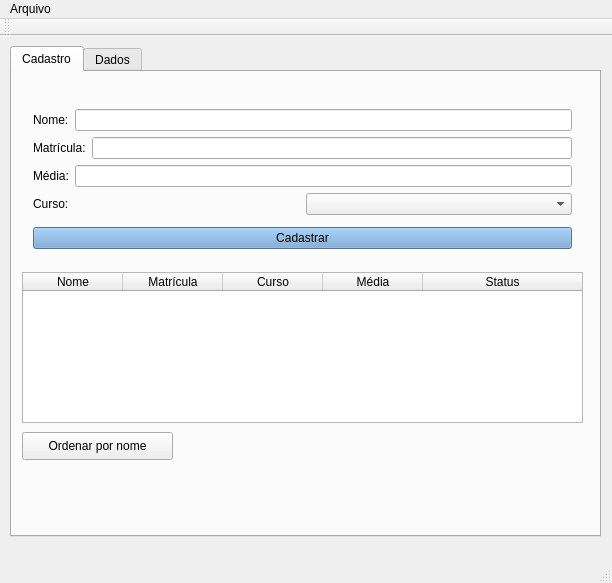
<?xml version="1.0" encoding="UTF-8"?>
<ui version="4.0">
 <class>MainWindow</class>
 <widget class="QMainWindow" name="MainWindow">
  <property name="geometry">
   <rect>
    <x>0</x>
    <y>0</y>
    <width>612</width>
    <height>583</height>
   </rect>
  </property>
  <property name="windowTitle">
   <string>MainWindow</string>
  </property>
  <widget class="QWidget" name="centralWidget">
   <widget class="QTabWidget" name="tabWidget">
    <property name="geometry">
     <rect>
      <x>10</x>
      <y>10</y>
      <width>591</width>
      <height>491</height>
     </rect>
    </property>
    <property name="currentIndex">
     <number>0</number>
    </property>
    <widget class="QWidget" name="tab">
     <attribute name="title">
      <string>Cadastro</string>
     </attribute>
     <widget class="QTableWidget" name="tabela">
      <property name="geometry">
       <rect>
        <x>10</x>
        <y>200</y>
        <width>561</width>
        <height>151</height>
       </rect>
      </property>
      <attribute name="horizontalHeaderStretchLastSection">
       <bool>true</bool>
      </attribute>
      <column>
       <property name="text">
        <string>Nome</string>
       </property>
      </column>
      <column>
       <property name="text">
        <string>Matrícula</string>
       </property>
      </column>
      <column>
       <property name="text">
        <string>Curso</string>
       </property>
      </column>
      <column>
       <property name="text">
        <string>Média</string>
       </property>
      </column>
      <column>
       <property name="text">
        <string>Status</string>
       </property>
      </column>
     </widget>
     <widget class="QWidget" name="layoutWidget">
      <property name="geometry">
       <rect>
        <x>10</x>
        <y>20</y>
        <width>561</width>
        <height>176</height>
       </rect>
      </property>
      <layout class="QVBoxLayout" name="verticalLayout_2">
       <item>
        <layout class="QVBoxLayout" name="verticalLayout">
         <item>
          <layout class="QHBoxLayout" name="horizontalLayout">
           <item>
            <widget class="QLabel" name="label">
             <property name="text">
              <string>Nome:</string>
             </property>
            </widget>
           </item>
           <item>
            <widget class="QLineEdit" name="inputNome"/>
           </item>
          </layout>
         </item>
         <item>
          <layout class="QHBoxLayout" name="horizontalLayout_2">
           <item>
            <widget class="QLabel" name="label_2">
             <property name="text">
              <string>Matrícula:</string>
             </property>
            </widget>
           </item>
           <item>
            <widget class="QLineEdit" name="inputMat"/>
           </item>
          </layout>
         </item>
         <item>
          <layout class="QHBoxLayout" name="horizontalLayout_3">
           <item>
            <widget class="QLabel" name="label_3">
             <property name="text">
              <string>Média:</string>
             </property>
            </widget>
           </item>
           <item>
            <widget class="QLineEdit" name="inputMedia"/>
           </item>
          </layout>
         </item>
         <item>
          <layout class="QHBoxLayout" name="horizontalLayout_4">
           <item>
            <widget class="QLabel" name="label_4">
             <property name="text">
              <string>Curso:</string>
             </property>
            </widget>
           </item>
           <item>
            <widget class="QComboBox" name="inputCurso">
             <item>
              <property name="text">
               <string/>
              </property>
             </item>
             <item>
              <property name="text">
               <string>Engenharia Elétrica</string>
              </property>
             </item>
             <item>
              <property name="text">
               <string>Administração</string>
              </property>
             </item>
             <item>
              <property name="text">
               <string>Sistema para Internet</string>
              </property>
             </item>
            </widget>
           </item>
          </layout>
         </item>
        </layout>
       </item>
       <item>
        <widget class="QPushButton" name="btnCadastro">
         <property name="styleSheet">
          <string notr="true">background-color:rgb(114, 159, 207)</string>
         </property>
         <property name="text">
          <string>Cadastrar</string>
         </property>
        </widget>
       </item>
      </layout>
     </widget>
     <widget class="QPushButton" name="btn_ordernarNome">
      <property name="geometry">
       <rect>
        <x>10</x>
        <y>360</y>
        <width>151</width>
        <height>28</height>
       </rect>
      </property>
      <property name="text">
       <string>Ordenar por nome</string>
      </property>
     </widget>
    </widget>
    <widget class="QWidget" name="tab_2">
     <attribute name="title">
      <string>Dados</string>
     </attribute>
     <widget class="QGroupBox" name="groupBox">
      <property name="geometry">
       <rect>
        <x>10</x>
        <y>10</y>
        <width>551</width>
        <height>91</height>
       </rect>
      </property>
      <property name="title">
       <string>Maior Nota</string>
      </property>
      <widget class="QLabel" name="maiorNota">
       <property name="geometry">
        <rect>
         <x>220</x>
         <y>30</y>
         <width>111</width>
         <height>61</height>
        </rect>
       </property>
       <property name="text">
        <string/>
       </property>
      </widget>
     </widget>
     <widget class="QGroupBox" name="groupBox_2">
      <property name="geometry">
       <rect>
        <x>10</x>
        <y>120</y>
        <width>551</width>
        <height>101</height>
       </rect>
      </property>
      <property name="title">
       <string>Menor Nota</string>
      </property>
      <widget class="QLabel" name="menorNota">
       <property name="geometry">
        <rect>
         <x>191</x>
         <y>29</y>
         <width>111</width>
         <height>61</height>
        </rect>
       </property>
       <property name="text">
        <string/>
       </property>
      </widget>
     </widget>
     <widget class="QGroupBox" name="groupBox_3">
      <property name="geometry">
       <rect>
        <x>10</x>
        <y>259</y>
        <width>551</width>
        <height>111</height>
       </rect>
      </property>
      <property name="title">
       <string>Média</string>
      </property>
      <widget class="QLabel" name="media">
       <property name="geometry">
        <rect>
         <x>190</x>
         <y>30</y>
         <width>101</width>
         <height>71</height>
        </rect>
       </property>
       <property name="text">
        <string/>
       </property>
      </widget>
     </widget>
    </widget>
   </widget>
  </widget>
  <widget class="QMenuBar" name="menuBar">
   <property name="geometry">
    <rect>
     <x>0</x>
     <y>0</y>
     <width>612</width>
     <height>25</height>
    </rect>
   </property>
   <widget class="QMenu" name="menuArquivo">
    <property name="title">
     <string>Arquivo</string>
    </property>
    <addaction name="actionSalvar"/>
    <addaction name="actionCarregar"/>
   </widget>
   <addaction name="menuArquivo"/>
  </widget>
  <widget class="QToolBar" name="mainToolBar">
   <attribute name="toolBarArea">
    <enum>TopToolBarArea</enum>
   </attribute>
   <attribute name="toolBarBreak">
    <bool>false</bool>
   </attribute>
  </widget>
  <widget class="QStatusBar" name="statusBar"/>
  <action name="actionSalvar">
   <property name="text">
    <string>Salvar</string>
   </property>
  </action>
  <action name="actionCarregar">
   <property name="text">
    <string>Carregar</string>
   </property>
  </action>
 </widget>
 <layoutdefault spacing="6" margin="11"/>
 <resources/>
 <connections/>
</ui>
